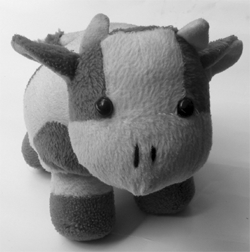
#> input picture images/boneka-clean.png, 250 x 252 px
$ python 03-histogram-PIL.py
#> lines starting #> are read from the running program, lines starting #| are printed output that depends on the picture
from PIL import Image
import matplotlib.pyplot as plt

im = Image.open("../images/boneka-clean.png")
#> im is the input picture: PIL image 250x252 LA; mean R, G, B, A 139.7, 139.7, 139.7, 254.8
print(im.histogram())
#> (printed output is left out)
plt.hist(im.histogram(), bins=256)
plt.show()
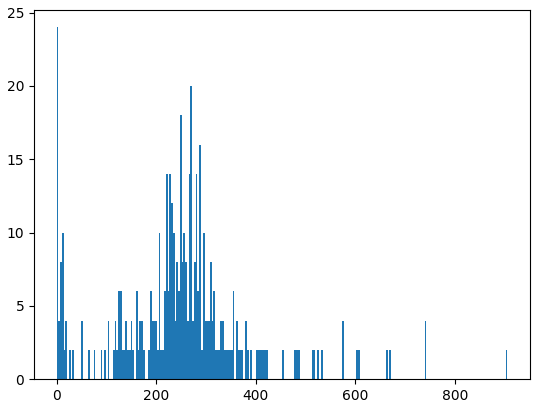
#> figure drawn by matplotlib, 1 panel; tallest bar 24 high, from x = 0 to 3.54

$ run again, with images/1.png copied over images/boneka-clean.png
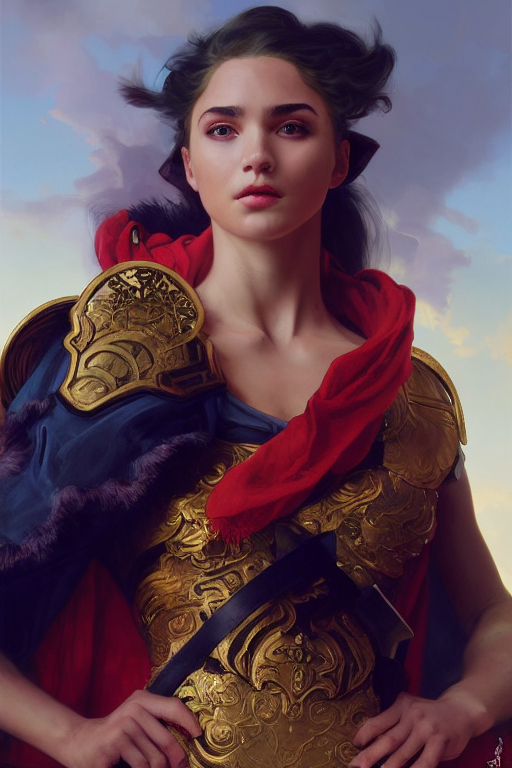
#> input picture images/1.png, 512 x 768 px
#> im is the input picture: PIL image 512x768 RGB; mean R, G, B 97.3, 71.3, 83
#> (printed output is left out)
#> `plt.show()`:
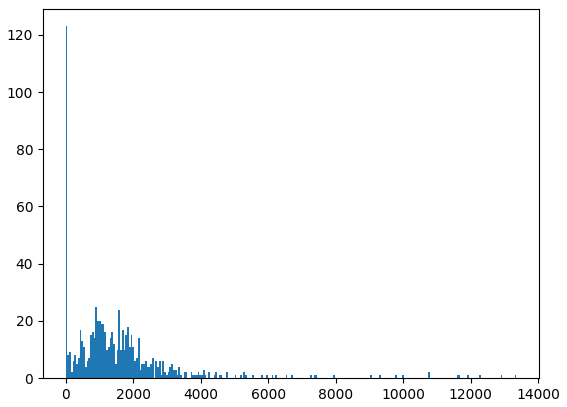
#> figure drawn by matplotlib, 1 panel; tallest bar 123 high, from x = 0 to 52.18
